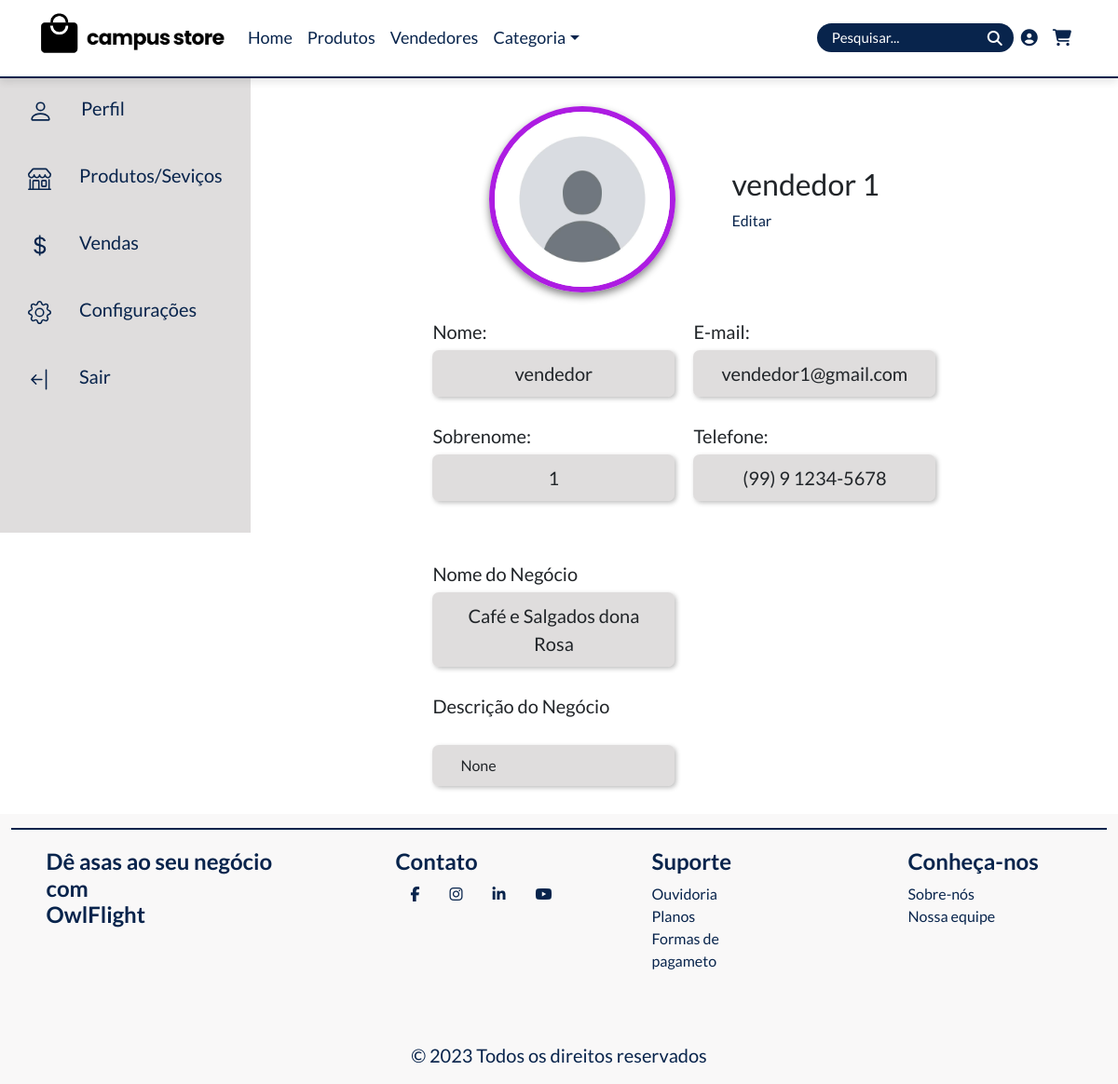
The page /perfil/ (signed in) on the database its author committed.
### cadastro/models.py (models this page shows, shortened)
class Vendedor(User):
    matricula = models.CharField(primary_key=True, max_length=30, blank=False)
    telefone = models.CharField(max_length=20, blank=False, default='')
    foto = models.ImageField(default='foto_vendedor/imagem_usuario_padrão.jpg',
                             upload_to='foto_vendedor')
    negocio = models.CharField(max_length=30, blank=False)
    descricao = models.TextField(max_length=500, blank=True, default='Descrição do seu negócio.', null=True)
    class Meta:
        verbose_name = 'Usuários Vendedore'

### perfil/views.py (the view)
# urls.py: path('perfil/', include("perfil.urls")),
@login_required(login_url='login:login_usuario')
def perfil(request):
    user = request.user.username
    if Usuario.objects.filter(username=user).exists():
        data_user = Usuario.objects.get(username=user)
        if request.method == 'GET':
            return render(request, 'perfil_usuário_perfil.html', {'data_user': data_user})
    elif Vendedor.objects.filter(username=user).exists():
        data_user = Vendedor.objects.get(username=user)
        if request.method == 'GET':
            return render(request, 'perfil_vendedor_perfil.html', {'data_user': data_user})

### perfil/templates/perfil_vendedor_perfil.html
{% extends "perfil_vendedor.html" %}
{% block abas %}
<div class="perfil-info">
        <div class="frame1">
            <div class="img-perfil">
                <img src="{{data_user.foto.url}}" alt="foto do perfil">
            </div>
            <div>
                <h2>{{data_user.first_name}} {{data_user.last_name}}</h2>
                <a href="#">Editar</a>
            </div>
        </div>
        <div class="frame2">
            <div class="lin">
                <div class="text">
                    <h5>Nome:</h5>
                    <p>{{data_user.first_name}}</p>
                </div>
                <div class="text">
                    <h5>Sobrenome:</h5>
                    <p>{{data_user.last_name}}</p>
                </div>
            </div>
            <div class="lin">
                <div class="text">
                    <h5>E-mail:</h5>
                    <p>{{data_user.email}}</p>
                </div>
                <div class="text">
                    <h5>Telefone:</h5>
                    <p>{{data_user.telefone}}</p>
                </div>
            </div>
            <div class="lin">
                <div class="text">
                    <h5>Nome do Negócio</h5>
                    <p>{{data_user.negocio}}</p>
                </div>
                <div>
                    <h5>Descrição do Negócio</h5>
                    <div style="text-align: start;" class="desc">
                        {{data_user.descricao}}
                    </div>
                </div>
            </div>
        </div>
    </div>
{% endblock abas %}

### static/css/home.css (style rules this page uses)
* { font-family: 'Lato', sans-serif; margin: 0; padding: 0; box-sizing: border-box; list-style: none; text-decoration: none; }
p { font-size: 20px; }
a { text-decoration: none; color: var(--main-color); }
:root { --main-color: #08244c; }
html, body { overflow-x: hidden; }

### static/css/perfil.css (style rules this page uses)
.perfil-info { width: 50%; margin: auto; display: flex; flex-direction: column; padding: 30px; }
.perfil-info .frame1 { display: flex; align-items: center; justify-content: space-evenly; }
.perfil-info .frame1 img { border: 6px solid rgb(173, 28, 226); border-radius: 50%; width: 200px; height: 200px; box-shadow: 0 4px 8px rgba(0, 0, 0, 0.479); }
.perfil-info .frame2 { display: grid; grid-template-columns: repeat(2, 1fr); gap: 20px; }
.perfil-info .frame2 .lin div { margin-top: 30px; }
.perfil-info .frame2 .lin .text p, .desc { border-radius: 7px; text-align: center; background-color: #a5a0a05a; padding: 10px 30px; box-shadow: 2px 2px 5px rgba(0, 0, 0, 0.253); }

### rows shown on the page
Vendedor: foto (picture), telefone "(99) 9 1234-5678", negocio "Café e Salgados dona Rosa", descricao "None"

### other values the page prints
{{ data_user.first_name }} "vendedor"
{{ data_user.last_name }} "1"
{{ data_user.email }} "vendedor1@gmail.com"
